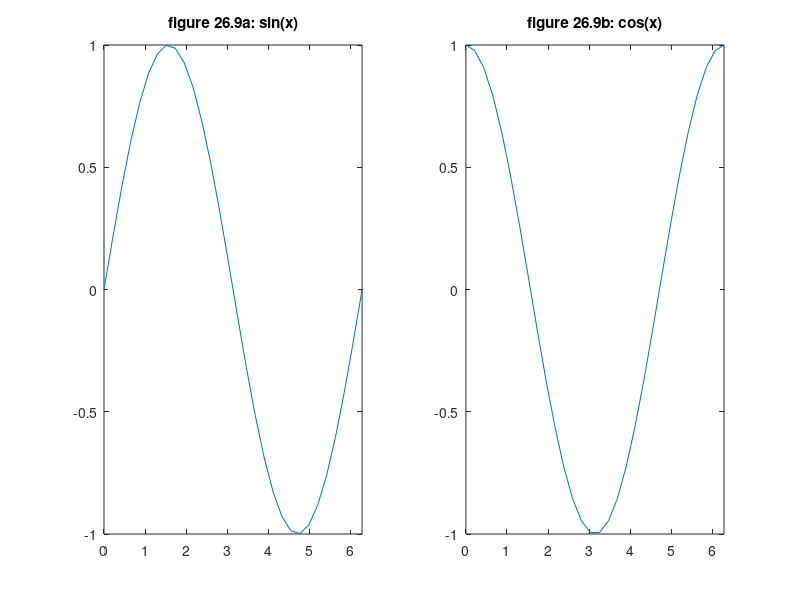

Write the MATLAB code that produced this figure.
clc
x = linspace(0,2*pi,30);
y = sin(x);
z = cos(x);
a = 2*sin(x).*cos(x);
b = sin(x)./(cos (x)+eps);

subplot(1,2,1)
plot (x,y), axis ([0 2*pi -1 1]), title ('figure 26.9a: sin(x)')

subplot(1,2,2)
plot (x,z), axis ([0 2*pi -1 1]), title ('figure 26.9b: cos(x)')
%{
subplot (2,2,3)
plot (x,a), axis ([0 2*pi -1 1]), title ('figure 26.9c: 2sin(x)cos(x))')

subplot (2,2,4)
plot (x,b), axis ([0 2*pi -1 1]), title ('figure 26.9b: sin(x)/cos(x))')

%}
